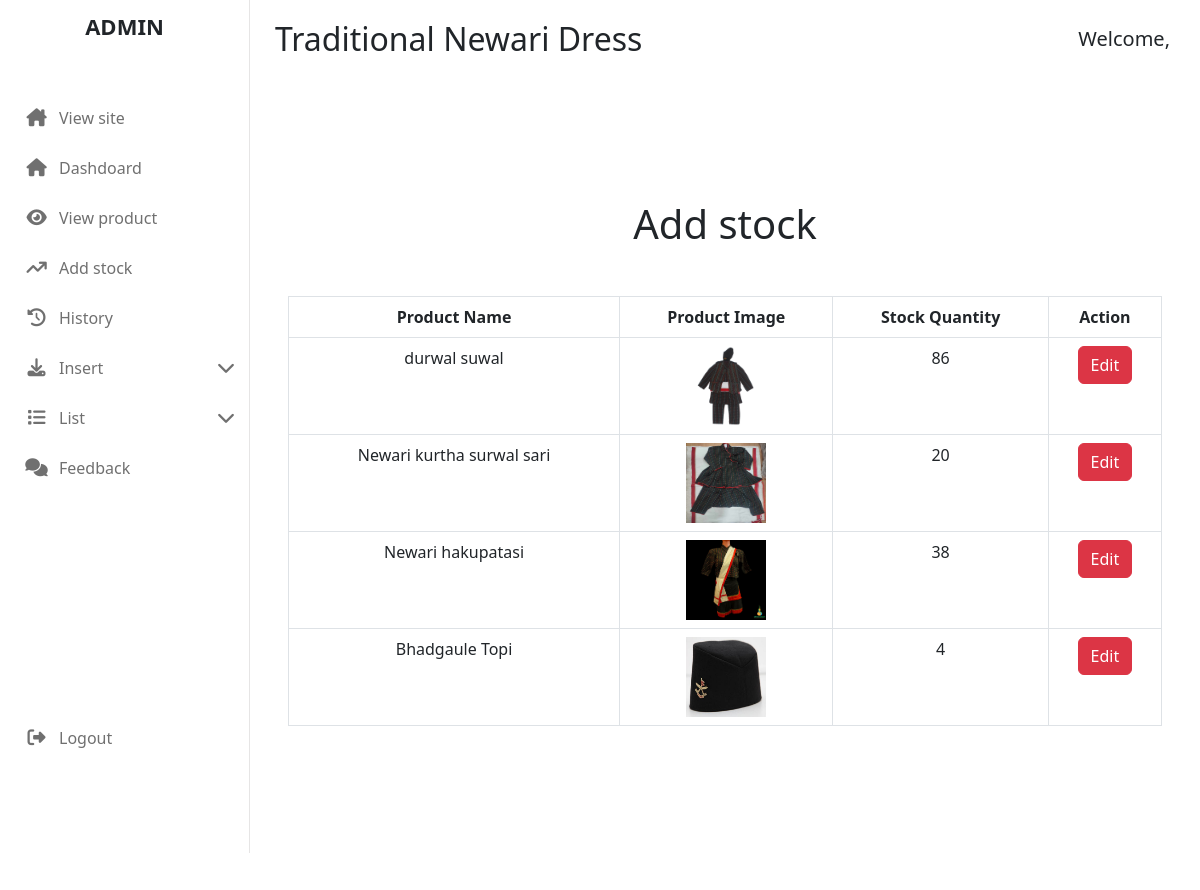
Screenshot of /admin_area/index.php?add_stock (signed in) with the database file from the repository.
### tables this page shows
CREATE TABLE `products` (
  `id` int(11) NOT NULL,
  `product_name` varchar(100) NOT NULL,
  `product_description` varchar(255) DEFAULT NULL,
  `tag_id` int(11) DEFAULT NULL,
  `category_id` int(11) DEFAULT NULL,
  `product_image_1` varchar(255) DEFAULT NULL,
  `product_image_2` varchar(255) DEFAULT NULL,
  `product_price` decimal(10,2) DEFAULT NULL,
  `product_in_store` int(11) NOT NULL,
  `date` timestamp NOT NULL DEFAULT current_timestamp() ON UPDATE current_timestamp(),
  `status` varchar(100) NOT NULL,
  `stock_update_date` datetime NOT NULL DEFAULT current_timestamp(),
  `quantity_added` int(11) DEFAULT 0
);

### admin_area/add_stock.php (the view)
<?php
if (isset($_GET['add_stock'])) {
    $select_query = "SELECT * FROM products";
    $result = mysqli_query($conn, $select_query);
}
?>
<section class="add-stock section-gaps">
    <div class="container">
        <div class="title text-center">
            <h1 class="heading">Add stock</h1>
        </div>
        <div class="product_list">
            <table class="table text-center table-bordered mt-5">
                <thead>
                    <tr>
                        <th>Product Name</th>
                        <th>Product Image</th>
                        <th>Stock Quantity</th>
                        <th>Action</th>
                    </tr>
                </thead>
                <tbody>
                    <?php
                    while ($row = mysqli_fetch_array($result)) {
                        $product_name = $row['product_name'];
                        $product_image_1 = $row['product_image_1'];
                        $product_in_store = $row['product_in_store'];
                        $product_id = $row['id'];
                        echo "
                        <tr>
                            <td>$product_name</td>
                            <td><img src='./product_images/$product_image_1' height='80' width='80'></td>
                            <td>$product_in_store</td>
                            <td>
                                <a href='index.php?add_stock_edit=$product_id' class='btn btn-danger'>Edit</a>
                            </td>
                        </tr>
                        ";
                    }
                    ?>
                </tbody>
            </table>
        </div>
    </div>
</section>

### admin_area/style.css (style rules this page uses)
:root { --primary-color: #303233; --secondary-color: #F8F8F8; --third-color: #fcca03; --default-transition: all 0.3s linear; }
.section-gaps { padding: 100px 0; }

### rows the page displays
products: product_name "durwal suwal", product_image_1 (picture), product_in_store "86"
products: product_name "Newari kurtha surwal sari", product_image_1 (picture), product_in_store "20"
products: product_name "Newari hakupatasi", product_image_1 (picture), product_in_store "38"
products: product_name "Bhadgaule Topi", product_image_1 (picture), product_in_store "4"
